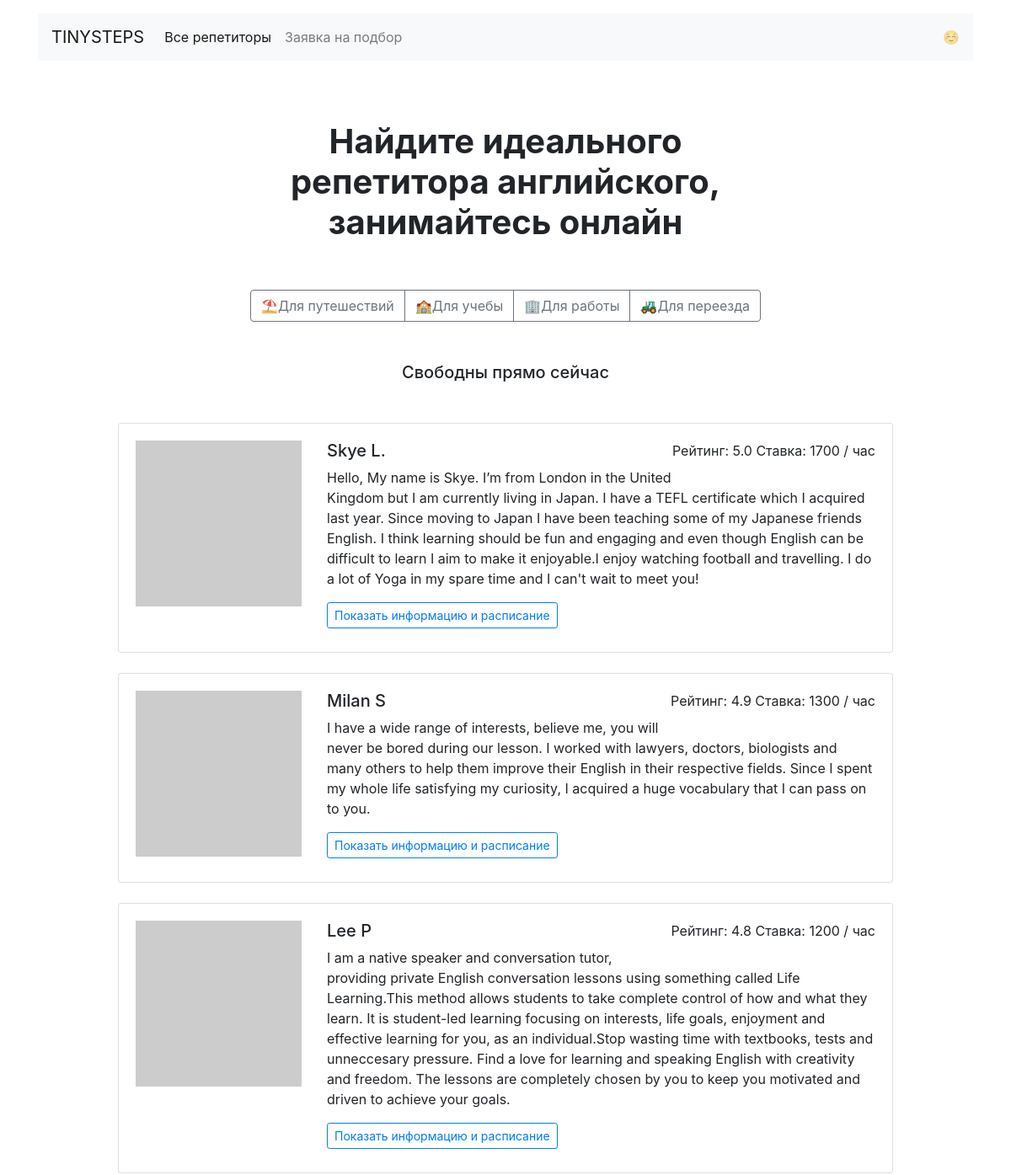
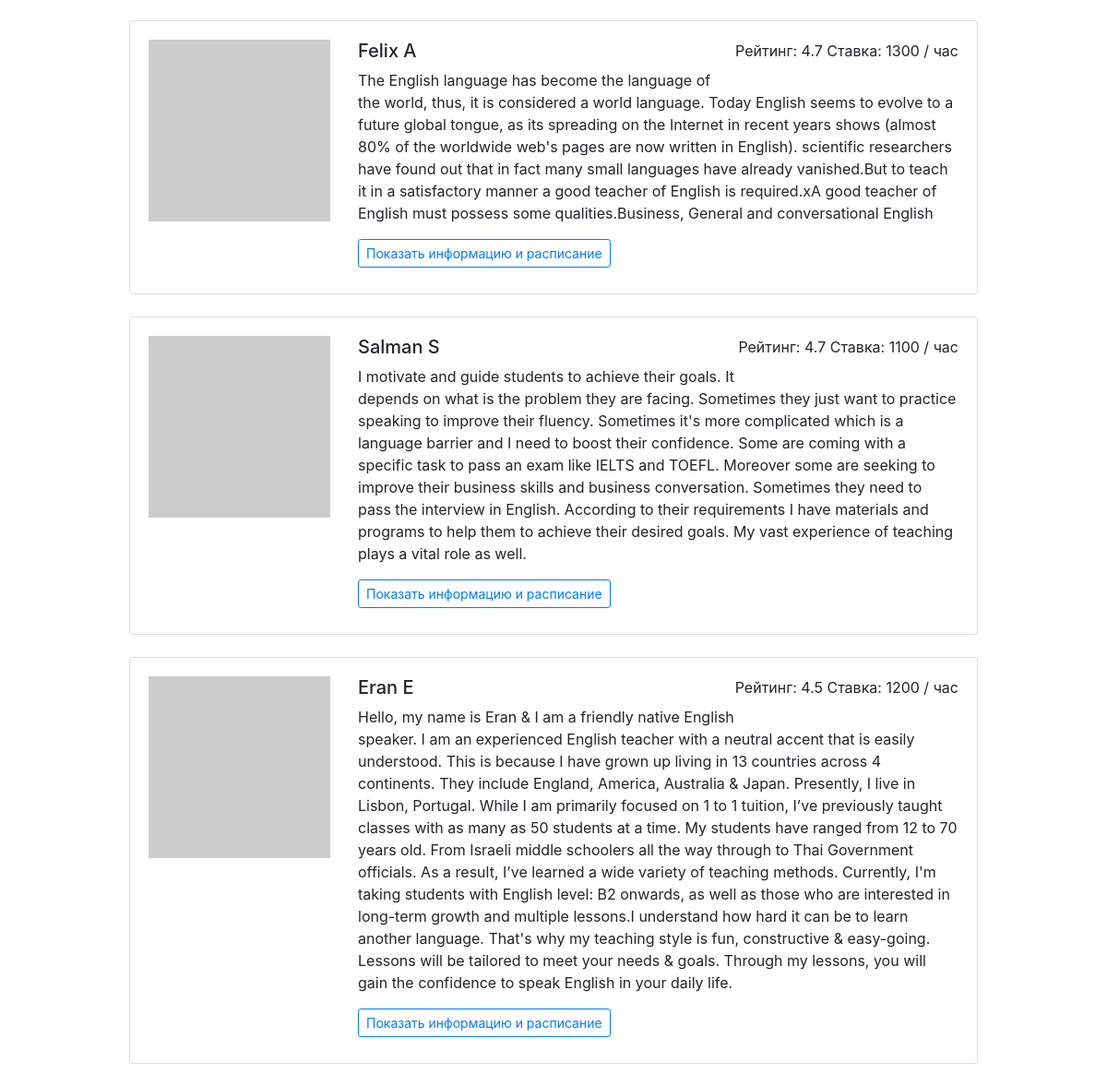
The page / on the database its author committed (2 pictures, top to bottom).
### models.py (models this page shows, shortened)
class Goal(db.Model):
    __tablename__ = "goals"
    goal_id = db.Column("goal_id", db.Integer, primary_key=True)
    title = db.Column("title", db.String(15))
    title_rus = db.Column('title_rus', db.String(15))
    favicon = db.Column('favicon', db.String(1))
    image_location = db.Column("image_location", db.String(30))
    teachers = db.relationship("Teacher",
                               secondary="teacher_goal",
                               back_populates="goals")
    lesson_requests = db.relationship("RequestLesson", back_populates="goal")

class Teacher(db.Model):
    __tablename__ = "teachers"
    teacher_id = db.Column(db.Integer, primary_key=True)
    name = db.Column(db.String(30), nullable=False)
    picture = db.Column(db.String)
    rating = db.Column(db.Numeric)
    price = db.Column(db.Integer, nullable=False)
    about = db.Column(db.Text)
    shedule = db.Column(db.String, default=shedule, nullable=False)
    goals = db.relationship("Goal",
                            secondary="teacher_goal",
                            back_populates="teachers")
    bookings = db.relationship("Booking", back_populates="teacher")
    @hybrid_property
    def short_rating(self):
        return str(self.rating)[:3]

### blupr_teachers.py (the view)
@blp.route("/")
def index():
    teachers = Teacher.query.order_by(Teacher.rating.desc()).limit(6)
    return render_template("index.html",
                           teachers=teachers,
                           goals=Goal.query,
                           only_free_now=True)

### templates/index.html
{% extends 'base.html' %}
{%  from 'macros.html' import cards  %}
{% block body %}
  <main class="container mt-3">
    <section>
    <h1 class="h1 text-center mx-auto mt-4 py-5"><strong>Найдите идеального <br>репетитора английского, <br>занимайтесь онлайн</strong></h1>
    <div class="text-center mb-5">
      <div class="btn-group mx-auto mb-0" role="group" aria-label="Basic example">
        {% for goal in goals %}
           <a href="/goals/{{ goal.title }}/" type="button" class="btn btn-outline-secondary">{{ goal.favicon }}{{ goal.title_rus }}</a>
        {% endfor %}
      </div>
    </div>
    </section>
    {% if only_free_now %}
      <h2 class="h5 text-center mb-5">Свободны прямо сейчас</h2>
    {% endif %}
    {{ cards(teachers) }}
  </main>
{% endblock %}

### templates/base.html (shortened to what this page needs)
<!DOCTYPE html>
<html lang="ru">
<head>
    {% block style %}
        <link rel="stylesheet" href="https://stackpath.bootstrapcdn.com/bootstrap/4.3.1/css/bootstrap.min.css">
    {% endblock %}
</head>
<body>
   {% block navigation %}
     {% include 'navigation.html' %}
   {% endblock %}
   {% block body %}
   {% endblock %}
</body>
</html>

### templates/macros.html (shortened to what this page needs)
{% macro cards(teachers) -%}
    <div class="row">
      <div class="col-12 col-lg-10 offset-lg-1 m-auto">
        {% for teacher in teachers %}
          <div class="card mb-4">
            <div class="card-body">
              <div class="row">
                <div class="col-3"><img src="{{ teacher.picture }}" class="img-fluid" alt=""></div>
                <div class="col-9">
                  <p class="float-right">Рейтинг: {{ teacher.short_rating }} Ставка: {{ teacher.price }} / час</p>
                  <h2 class="h5">{{ teacher.name }}</h2>
                  <p>{{ teacher.about }}</p>
                  <a href="/profiles/{{ teacher.teacher_id }}/" class="btn btn-outline-primary btn-sm mb-2">Показать информацию и расписание</a>
                </div>
              </div>
            </div>
          </div>
        {% endfor %}
      </div>
    </div>
{%- endmacro %}

### templates/navigation.html (shortened to what this page needs)
<header class="container mt-3">
    <nav class="navbar navbar-expand-lg navbar-light bg-light">
      <a class="navbar-brand" href="/">TINYSTEPS</a>
      <div class="collapse navbar-collapse" id="navbarNav">
        <ul class="navbar-nav">
          <li class="nav-item active">
            <a class="nav-link" href="/all/">Все репетиторы</a>
          </li>
          <li class="nav-item">
            <a class="nav-link" href="/request/">Заявка на подбор</a>
          </li>
        </ul>
      </div>
      <span class="navbar-text d-sm-none d-lg-block">
        ☺️
      </span>
    </nav>
</header>

### rows shown on the page
Goal: favicon "⛱", title_rus "Для путешествий"
Goal: favicon "🏫", title_rus "Для учебы"
Goal: favicon "🏢", title_rus "Для работы"
Goal: favicon "🚜", title_rus "Для переезда"
Teacher: short_rating "5.0", price "1700", name "Skye L.", about "Hello, My name is Skye. I’m from London in the United Kingdom but I am currently living in Japan. I have a TEFL certificate which I acquired last year. Since moving to Japan I have been teaching some of my Japanese friends English. I think learning should be fun and engaging and even though English can be difficult to learn I aim to make it enjoyable.I enjoy watching football and travelling. I do a lot of Yoga in my spare time and I can't wait to meet you!"
Teacher: short_rating "4.9", price "1300", name "Milan S", about "I have a wide range of interests, believe me, you will never be bored during our lesson. I worked with lawyers, doctors, biologists and many others to help them improve their English in their respective fields. Since I spent my whole life satisfying my curiosity, I acquired a huge vocabulary that I can pass on to you."
Teacher: short_rating "4.8", price "1200", name "Lee P", about "I am a native speaker and conversation tutor, providing private English conversation lessons using something called Life Learning.This method allows students to take complete control of how and what they learn. It is student-led learning focusing on interests, life goals, enjoyment and effective learning for you, as an individual.Stop wasting time with textbooks, tests and unneccesary pressure. Find a love for learning and speaking English with creativity and freedom. The lessons are completely chosen by you to keep you motivated and driven to achieve your goals."
Teacher: short_rating "4.7", price "1300", name "Felix A", about "The English language has become the language of the world, thus, it is considered a world language. Today English seems to evolve to a future global tongue, as its spreading on the Internet in recent years shows (almost 80% of the worldwide web's pages are now written in English). scientific researchers have found out that in fact many small languages have already vanished.But to teach it in a satisfactory manner a good teacher of English is required.xA good teacher of English must possess some qualities.Business, General and conversational English"
Teacher: short_rating "4.7", price "1100", name "Salman S", about "I motivate and guide students to achieve their goals. It depends on what is the problem they are facing. Sometimes they just want to practice speaking to improve their fluency. Sometimes it's more complicated which is a language barrier and I need to boost their confidence. Some are coming with a specific task to pass an exam like IELTS and TOEFL. Moreover some are seeking to improve their business skills and business conversation. Sometimes they need to pass the interview in English. According to their requirements I have materials and programs to help them to achieve their desired goals. My vast experience of teaching plays a vital role as well."
Teacher: short_rating "4.5", price "1200", name "Eran E", about "Hello, my name is Eran & I am a friendly native English speaker. I am an experienced English teacher with a neutral accent that is easily understood. This is because I have grown up living in 13 countries across 4 continents. They include England, America, Australia & Japan. Presently, I live in Lisbon, Portugal. While I am primarily focused on 1 to 1 tuition, I’ve previously taught classes with as many as 50 students at a time. My students have ranged from 12 to 70 years old. From Israeli middle schoolers all the way through to Thai Government officials. As a result, I’ve learned a wide variety of teaching methods. Currently, I'm taking students with English level: B2 onwards, as well as…"
